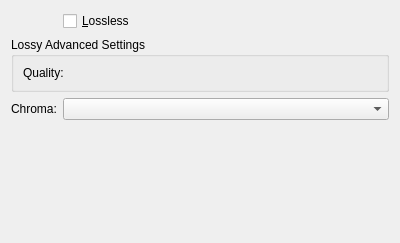
<?xml version="1.0" encoding="utf-8"?>
<ui version="4.0">
 <author>
    SPDX-FileCopyrightText: none
    SPDX-License-Identifier: GPL-3.0-or-later
  </author>
 <class>WdgHeifExport</class>
 <widget class="QWidget" name="WdgHeifExport">
  <property name="geometry">
   <rect>
    <x>0</x>
    <y>0</y>
    <width>400</width>
    <height>243</height>
   </rect>
  </property>
  <layout class="QFormLayout" name="formLayout_2">
   <item row="0" column="1">
    <widget class="QCheckBox" name="chkLossless">
     <property name="sizePolicy">
      <sizepolicy hsizetype="MinimumExpanding" vsizetype="Minimum">
       <horstretch>0</horstretch>
       <verstretch>0</verstretch>
      </sizepolicy>
     </property>
     <property name="toolTip">
      <string>This option will merge all layers. It is advisable to check this option, otherwise other applications might not be able to read your file correctly.</string>
     </property>
     <property name="text">
      <string>&amp;Lossless</string>
     </property>
     <property name="checked">
      <bool>false</bool>
     </property>
    </widget>
   </item>
   <item row="1" column="0" colspan="2">
    <widget class="QGroupBox" name="lossySettings">
     <property name="title">
      <string>Lossy Advanced Settings</string>
     </property>
     <layout class="QFormLayout" name="formLayout">
      <item column="0" row="0">
       <widget class="QLabel" name="qualityLabel">
        <property name="text">
         <string>Quality:</string>
        </property>
       </widget>
      </item>
      <item column="1" row="0">
       <widget class="KisDoubleSliderSpinBox" name="sliderQuality" native="true">
        <property name="sizePolicy">
         <sizepolicy hsizetype="MinimumExpanding" vsizetype="Preferred">
          <horstretch>0</horstretch>
          <verstretch>0</verstretch>
         </sizepolicy>
        </property>
       </widget>
      </item>
     </layout>
    </widget>
   </item>
   <item row="2" column="0">
    <widget class="QLabel" name="label">
     <property name="text">
      <string>Chroma:</string>
     </property>
    </widget>
   </item>
   <item row="2" column="1">
    <widget class="QComboBox" name="cmbChroma"/>
   </item>
   <item row="5" column="0">
    <spacer name="verticalSpacer">
     <property name="orientation">
      <enum>Qt::Vertical</enum>
     </property>
     <property name="sizeHint" stdset="0">
      <size>
       <width>20</width>
       <height>200</height>
      </size>
     </property>
    </spacer>
   </item>
  </layout>
 </widget>
 <customwidgets>
  <customwidget>
   <class>KisDoubleSliderSpinBox</class>
   <extends>QWidget</extends>
   <header>kis_slider_spin_box.h</header>
   <container>1</container>
  </customwidget>
 </customwidgets>
 <resources/>
 <connections/>
</ui>
